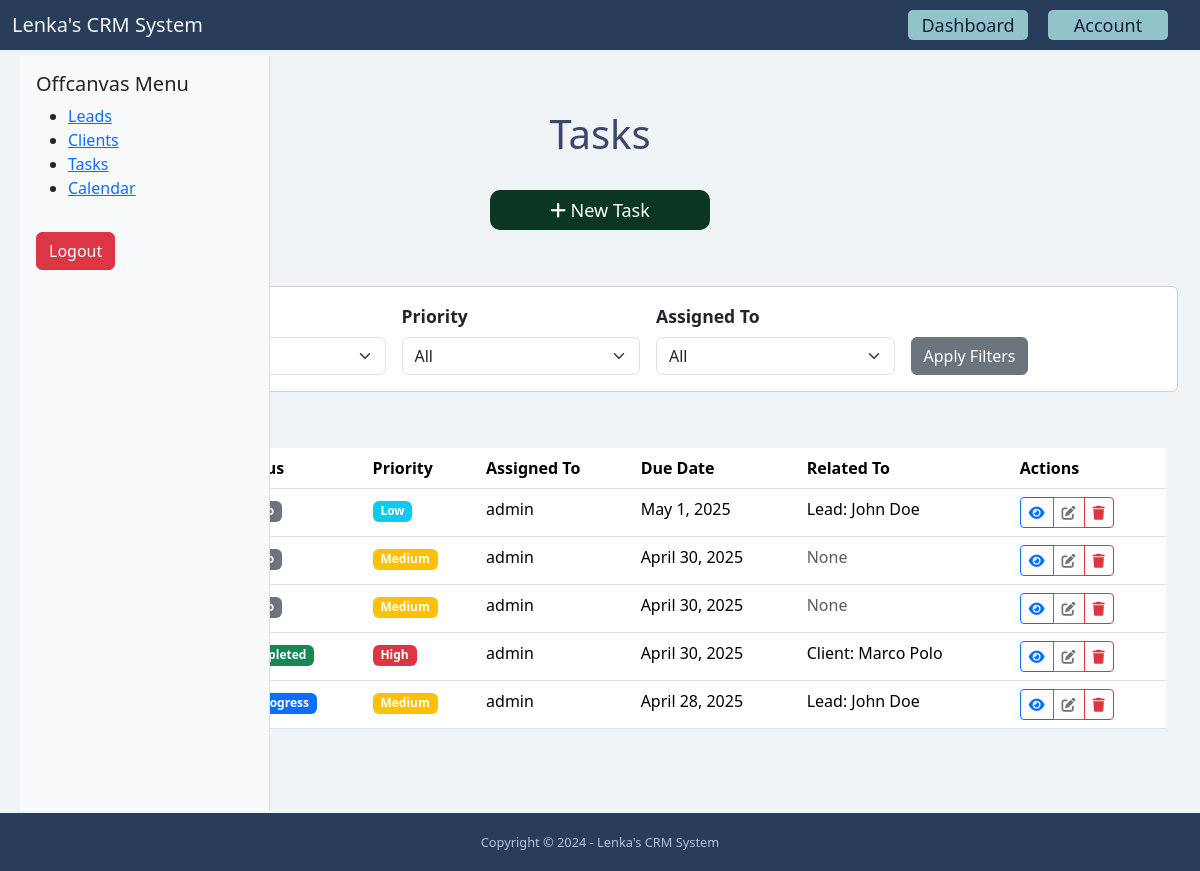
Before: /dashboard/tasks/ (signed in) with the older database file.
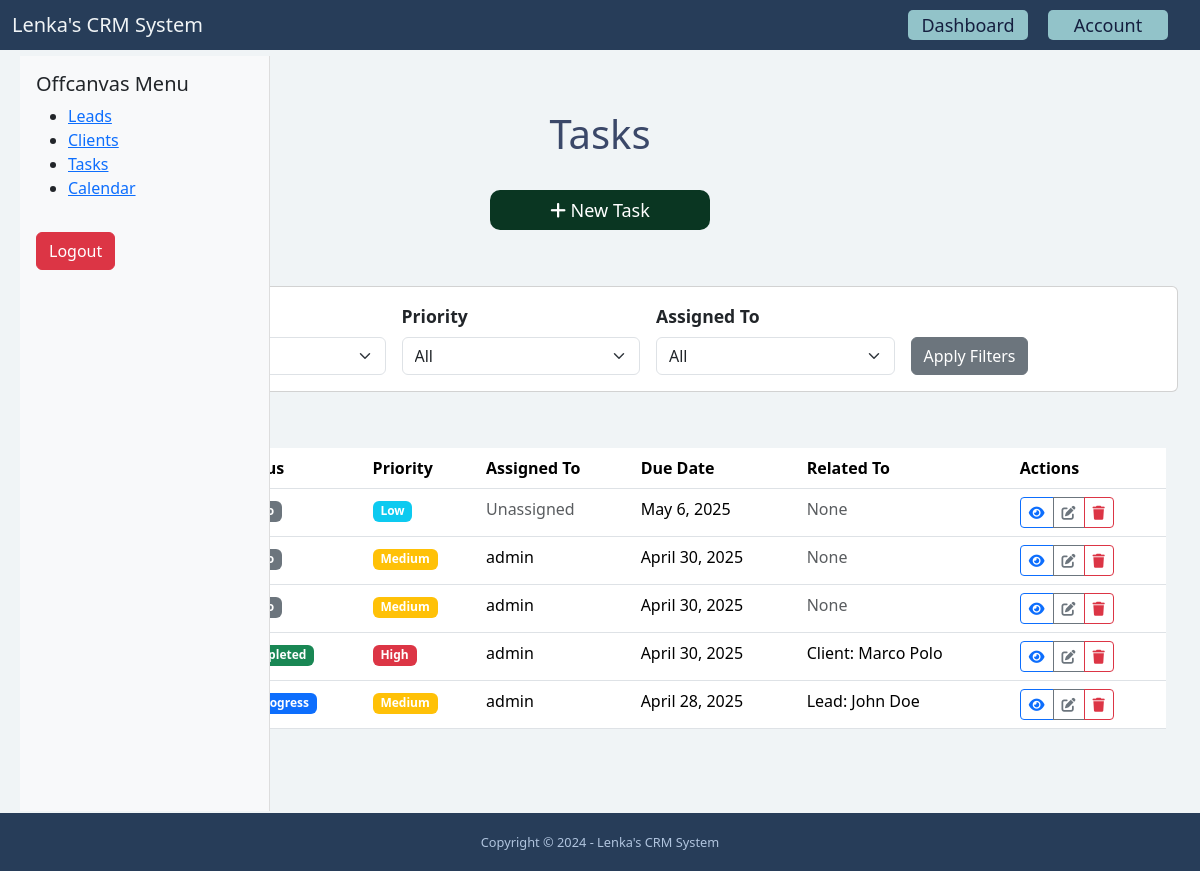
After: the same page with the newer database file.
### task/models.py (models this page shows, shortened)
class Task(models.Model):
    PRIORITY_CHOICES = (
        ('low', 'Low'),
        ('medium', 'Medium'),
        ('high', 'High'),
    )
    STATUS_CHOICES = (
        ('todo', 'To Do'),
        ('in_progress', 'In Progress'),
        ('completed', 'Completed'),
        ('canceled', 'Canceled'),
    )
    title = models.CharField(max_length=255)
    created_by = models.ForeignKey(User, related_name='tasks', on_delete=models.CASCADE)
    assigned_to = models.ForeignKey(User, related_name='assigned_tasks',
                                    on_delete=models.CASCADE,
                                    blank=True,
                                    null=True)
    lead = models.ForeignKey(Lead, related_name='tasks_lead', on_delete=models.CASCADE, null=True, blank=True)
    client = models.ForeignKey(Client, related_name='tasks_client', null=True, blank=True, on_delete=models.CASCADE)
    description = models.TextField(blank=True, null=True)
    priority = models.CharField(max_length=20, choices=PRIORITY_CHOICES, default='-')
    status = models.CharField(max_length=20, choices=STATUS_CHOICES, default='-')
    due_date = models.DateField(blank=True, null=True)
    created_at = models.DateTimeField(auto_now_add=True)
    updated_at = models.DateTimeField(auto_now=True)
    class Meta:
        ordering = ['-created_at']

### lead/models.py (models this page shows, shortened)
class Lead(models.Model):
    LOW = 'low'
    MEDIUM = 'medium'
    HIGH = 'high'
    CHOICES_PRIORITY = (
        (LOW, 'Low'),
        (MEDIUM, 'Medium'),
        (HIGH, 'High'),
    )
    NEW = 'new'
    CONTACTED = 'contacted'
    WON = 'won'
    LOST = 'lost'
    CHOICES_STATUS = (
        (NEW, 'New'),
        (CONTACTED, 'Contacted'),
        (WON, 'Won'),
        (LOST, 'Lost'),
    )
    resale = 'resale'
    direct = 'direct'
    STATUS = (
        (resale, 'Resale'),
        (direct, 'Direct'),
    )
    first_name = models.CharField(max_length=255)
    last_name = models.CharField(max_length=255)
    company = models.CharField(max_length=255, blank=True, null=True)
    status_sale = models.CharField(max_length=255, choices=STATUS, default='', blank=True, null=True)
    email = models.EmailField()
    phone = models.CharField(max_length=50)
    address = models.CharField(max_length=255, blank=True)
    city = models.CharField(max_length=255, blank=True)
    zipcode = models.CharField(max_length=255, blank=True)
    country = models.CharField(max_length=255, blank=True)
    description = models.TextField(blank=True)
    priority = models.CharField(max_length=255, choices=CHOICES_PRIORITY, default=MEDIUM)
    status = models.CharField(max_length=255, choices=CHOICES_STATUS, default=NEW)
    converted_to_client = models.BooleanField(default=False)
    created_at = models.DateTimeField(auto_now_add=True)
    created_by = models.ForeignKey(User, related_name='leads', on_delete=models.CASCADE)
    modified_at = models.DateTimeField(auto_now=True)
    class Meta:
        ordering = ['-created_at']

### client/models.py (models this page shows, shortened)
class Client(models.Model):
    resale = 'resale'
    direct = 'direct'
    CHOICES_STATUS = (
        (resale, 'Resale'),
        (direct, 'Direct'),
    )
    status = models.CharField(max_length=255, choices=CHOICES_STATUS, default='', blank=True, null=True)
    first_name = models.CharField(max_length=255)
    last_name = models.CharField(max_length=255)
    company = models.CharField(max_length=255, blank=True, null=True)
    email = models.EmailField()
    phone = models.CharField(max_length=50)
    address = models.CharField(max_length=255, blank=True)
    city = models.CharField(max_length=255, blank=True)
    zipcode = models.CharField(max_length=255, blank=True)
    country = models.CharField(max_length=255, blank=True)
    description = models.TextField(blank=True)
    created_at = models.DateTimeField(auto_now_add=True)
    created_by = models.ForeignKey(User, related_name='clients', on_delete=models.CASCADE)
    modified_at = models.DateTimeField(auto_now=True)
    lead = models.ForeignKey(Lead, on_delete=models.SET_NULL, null=True, blank=True, related_name="converted_client")
    class Meta:
        ordering = ['-created_at']

### task/views.py (the view)
# urls.py: path('dashboard/tasks/', include('task.urls')),
@login_required
def tasks(request):
    users = User.objects.all()
    tasks_list = Task.objects.all()
    status = request.GET.get('status')
    if status:
        tasks_list = tasks_list.filter(status=status)
    priority = request.GET.get('priority')
    if priority:
        tasks_list = tasks_list.filter(priority=priority)
    assigned_to = request.GET.get('assigned_to')
    if assigned_to:
        tasks_list = tasks_list.filter(assigned_to_id=assigned_to)
    paginator = Paginator(tasks_list, 10)  # Show 10 tasks per page
    page = request.GET.get('page')
    tasks = paginator.get_page(page)
    context = {
        'tasks': tasks,
        'users': users,
    }
    return render(request, 'task/task_list.html', context)

### task/templates/task/task_list.html (shortened to what this page needs)
{% extends 'base.html' %}
{% load static %}
{% block content %}
    {% include 'core/partials/offcanvas_menu.html' %}
    <div class="container">
        <div class="row">
            <div class="col-lg-12">
                <div class="text-center">
                    <h1>Tasks</h1>
                </div>
            </div>
        </div>
        <div class="row mt-lg-2 mx-lg-3 justify-content-start">
            <div class="col-lg-12 mb-4">
                <div class="row justify-content-center mx-lg-5 my-lg-3">
                    <a href="{% url 'task:task_add' %}" class="btn px-5" style="background-color: #0a3622; color: white;
                     width: 220px; height: 40px; border-radius: 10px; font-size: 18px;">
                        <i class="fas fa-plus"></i> New Task
                    </a>
                </div>
            </div>
        </div>
        <div class="row mx-lg-3 justify-content-center">
            <div class="col-lg-12">
                <div class="row justify-content-center w-100 mx-lg-5 my-lg-3">
                    <div class="card mb-4">
                        <div class="card-body">
                            <form method="get" class="row g-3">
                                <div class="col-md-3">
                                    <label class="form-label">Status</label>
                                </div>
                                <div class="col-md-3">
                                    <label class="form-label">Priority</label>
                                    <select name="priority" class="form-select">
                                        <option value="">All</option>
                                    </select>
                                </div>
                                <div class="col-md-3">
                                    <label class="form-label">Assigned To</label>
                                    <select name="assigned_to" class="form-select">
                                        <option value="">All</option>
                                    </select>
                                </div>
                                <div class="col-md-3">
                                    <label class="form-label">&nbsp;</label>
                                    <button type="submit" class="btn btn-secondary d-block">Apply Filters</button>
                                </div>
                            </form>
                        </div>
                    </div>
                </div>
            </div>
        </div>
        <div class="row mx-lg-3 justify-content-center">
            <div class="col-lg-12">
                <div class="row justify-content-center w-100 my-lg-3 mx-lg-5">
                    <div class="table-responsive">
                        <table class="table table-hover">
                            <thead>
                                <tr>
                                    <th>Title</th>
                                    <th>Status</th>
                                    <th>Priority</th>
                                    <th>Assigned To</th>
                                    <th>Due Date</th>
                                    <th>Related To</th>
                                    <th>Actions</th>
                                </tr>
                            </thead>
                            <tbody>
                                {% for task in tasks %}
                                <tr>
                                    <td>
                                        <a href="#" class="text-decoration-none">
                                        </a>
                                    </td>
                                    <td>
                                        {% if task.status == 'todo' %}
                                            <span class="badge bg-secondary">To Do</span>
                                        {% elif task.status == 'in_progress' %}
                                            <span class="badge bg-primary">In Progress</span>
                                        {% elif task.status == 'completed' %}
                                            <span class="badge bg-success">Completed</span>
                                        {% else %}
                                            <span class="badge bg-danger">Canceled</span>
                                        {% endif %}
                                    </td>
                                    <td>
                                        {% if task.priority == 'high' %}
                                            <span class="badge bg-danger">High</span>
                                        {% elif task.priority == 'medium' %}
                                            <span class="badge bg-warning">Medium</span>
                                        {% else %}
                                            <span class="badge bg-info">Low</span>
                                        {% endif %}
                                    </td>
                                    <td>
                                        {% if task.assigned_to %}
                                            {{ task.assigned_to.get_full_name|default:task.assigned_to.username }}
                                        {% else %}
                                            <span class="text-muted">Unassigned</span>
                                        {% endif %}
                                    </td>
                                    <td>
                                        {% if task.due_date %}
                                            {{ task.due_date }}
                                        {% else %}
                                            <span class="text-muted">No due date</span>
                                        {% endif %}
                                    </td>
                                    <td>
                                        {% if task.lead %}
                                            <span>Lead:</span> {{ task.lead.first_name }} {{ task.lead.last_name }}
                                        {% elif task.client %}
                                            <span>Client:</span> {{ task.client.first_name }} {{ task.client.last_name }}
                                        {% else %}
                                            <span class="text-muted">None</span>
                                        {% endif %}
                                    </td>
                                    <td>
                                        <div class="btn-group">
                                            <a href="{% url 'task:task_detail' task.pk %}" class="btn btn-sm btn-outline-primary">
                                                <i class="fas fa-eye"></i>
                                            </a>
                                            <a href="{% url 'task:task_edit' task.pk %} " class="btn btn-sm btn-outline-secondary">
                                                <i class="fas fa-edit"></i>
                                            </a>
                                            <a href="{% url 'task:task_delete' task.pk %}" class="btn btn-sm btn-outline-danger">
                                                <i class="fas fa-trash"></i>
                                            </a>
                                        </div>
                                    </td>
                                </tr>
                                {% empty %}
                                <tr>
                                    <td colspan="7" class="text-center py-4">
                                        <p class="text-muted mb-0">No tasks found</p>
                                    </td>
                                </tr>
                                {% endfor %}
                            </tbody>
                        </table>
                    </div>
                </div>
            </div>
        </div>
    </div>
{% endblock %}

### templates/base.html (shortened to what this page needs)
{% load static %}
<!DOCTYPE html>
<html lang="en">
    <head>
        <link rel="stylesheet" href="https://cdnjs.cloudflare.com/ajax/libs/font-awesome/6.5.1/css/all.min.css">
        <link rel="stylesheet" href="{% static 'bootstrap/css/bootstrap.min.css' %}">
        <link rel="stylesheet" href="{% static 'styles.css' %}">
    </head>
    <body>
        <div class="wrapper">
            <div class="content">
                {% include 'core/partials/nav.html' %}
                <main>
                    {% block content %}
                    {% endblock %}
                </main>
                {% include 'core/partials/footer.html' %}
            </div>
        </div>
    </body>
</html>

### core/templates/core/partials/nav.html (shortened to what this page needs)
{% load static %}
<nav class="navbar navbar-expand-lg fixed-top">
    <div class="container-fluid">
        <a class="navbar-brand" href="{% url 'index' %}">Lenka's CRM System</a>
        <div class="collapse navbar-collapse flex-grow-0">
            <ul class="navbar-nav text-end">
                {% if request.user.is_authenticated %}
                    <li class="nav-item">
                        <a class="nav-link" href="{% url 'dashboard:dashboard' %}">Dashboard</a>
                    </li>
                    <li class="nav-item">
                        <a class="nav-link" href="{% url 'userprofile:account' %}">Account</a>
                    </li>
                {% endif %}
            </ul>
        </div>
    </div>
</nav>

### core/templates/core/partials/offcanvas_menu.html
<div class="offcanvas-custom">
    <div class="p-3">
        <h5>Offcanvas Menu</h5>
        <ul>
            <li><a href="{% url 'lead:list' %}">Leads</a></li>
            <li><a href="{% url 'client:list' %}">Clients</a></li>
            <li><a href="{% url 'task:task_list' %}">Tasks</a></li>
            <li><a href="#">Calendar</a></li>
        </ul>
        <a href="{% url 'logout' %}" class="btn btn-danger mt-3">Logout</a>
    </div>
</div>

### core/templates/core/partials/footer.html
<footer class="footer  fixed-bottom">
    <div class="container-fluid justify-content-center">
        <div class="text-center">
            <span class="text-footer">Copyright &copy; 2024 - Lenka's CRM System</span>
        </div>
    </div>
</footer>

### static/styles.css (style rules this page uses)
html, body { height: 100%; margin: 0; }
body { background-color: #f0f4f6; position: relative; padding-bottom: 58px; min-height: 100vh; }
.navbar { background-color: #273D59; height: 50px; }
.navbar-brand { color: #f0f4f6; }
.nav-item { background-color: #92C3C9; margin-right: 20px; width: 120px; height: 30px; border-radius: 5px; }
.nav-link { color: #151f3f; text-align: center; font-size: 18px; padding: 2px; }
main { margin: 0 auto; padding: 30px 20px; }
label { font-weight: bold; font-size: 1.1rem; }
h1 { color: #3b4869; }
tbody tr td a { text-decoration: none; }
.offcanvas-custom { position: fixed !important; top: 56px; bottom: 60px; width: 250px; z-index: 1045; background-color: #f8f9fa; border-right: 1px solid #ddd; }
.footer { font-size: 0.8rem; padding: 20px; position: fixed; z-index: 1; bottom: 0; width: 100%; height: 58px; background-color: #273D59; }
.text-footer { color: #b0c4de; }
.container { margin-top: 80px; margin-bottom: 80px; }

### core/templates/core/partials/nav.html (style rules this page uses)
.navbar { position: fixed; top: 0; width: 100%; z-index: 1050; }

Changed rows visible on the page:
removed Task: priority "Low", assigned_to.get_full_name "admin", due_date "May 1, 2025", lead.first_name "John", lead.last_name "Doe"
added Task: priority "Low", shows "Unassigned", due_date "May 6, 2025", shows "None"
